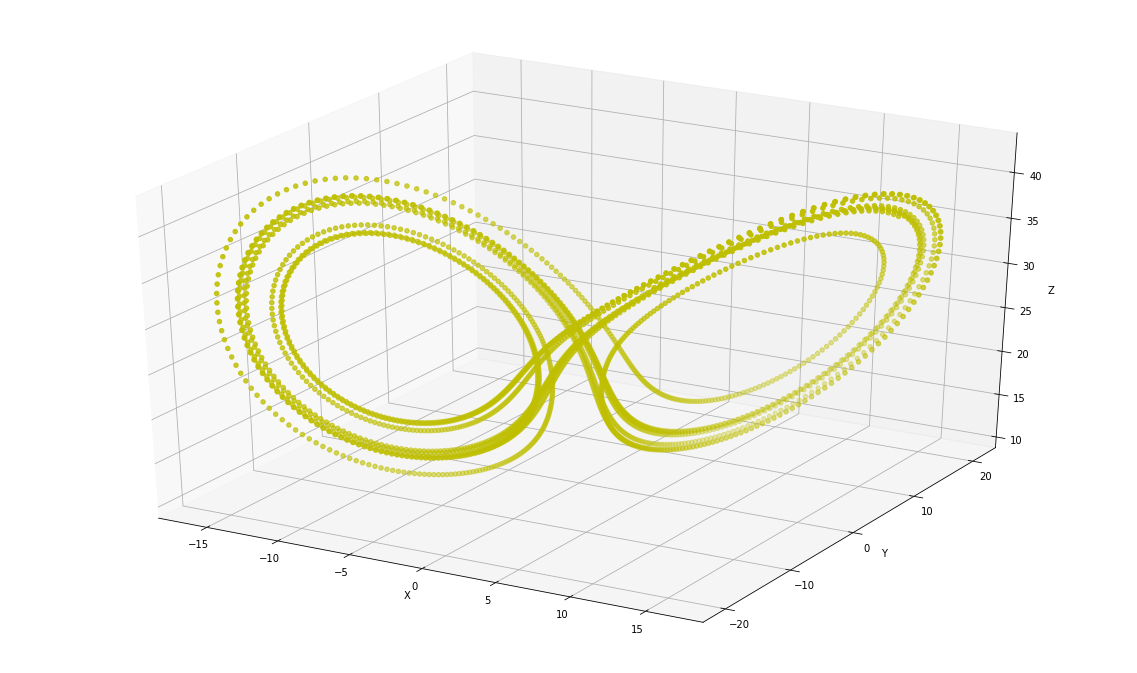

Write Python code to recreate this figure.

# -*- coding: utf-8 -*-
"""
Created on Tue Jan 15 12:23:53 2019
 
@author: luogantt
"""
 
import numpy as np
import matplotlib.pyplot as plt
from mpl_toolkits.mplot3d import Axes3D
sigma=10.0
r=28.0
bb=8/3
 
h=0.004
 
#洛伦茨混沌系统
def lorence(tp):
     
    x=tp[0]
    y=tp[1]
    z=tp[2]
    x1=x+h*(sigma*(y-x))
    y1=y+h*(x*(r-z)-y)
    z1=z+h*(x*y-bb*z)
     
    return [x1,y1,z1]
     
b=[[15.34,13.68,37.91]]
for i in range(3000):
     
    temp=b[i]
     
    p=lorence(temp)
    b.append(p)
     
b=np.array(b)
plt.figure(figsize=(20, 12))
ax = plt.subplot(111, projection='3d')  # 创建一个三维的绘图工程
#  将数据点分成三部分画，在颜色上有区分度
ax.scatter(b[:,0], b[:,1], b[:,2], c='y')  # 绘制数据点
 
ax.set_zlabel('Z')  # 坐标轴
ax.set_ylabel('Y')
ax.set_xlabel('X')
plt.show()
